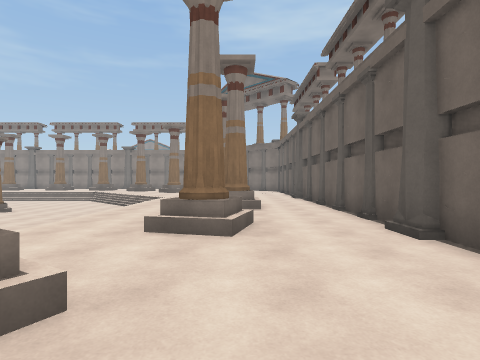
view 1 (above)

19 first-person views from a walk through a scene from a Unity 3-D project. The camera is 1.4 m above the floor, looks level and sees 80° across. The floor is counted in squares, 2 m on a side. Each view is taken from the middle of a square. On the plan, view 1 faces up. The plan holds only what a view shows up to about 10 squares ahead; the rest is blank. The place goes on beyond the plan.

view 2
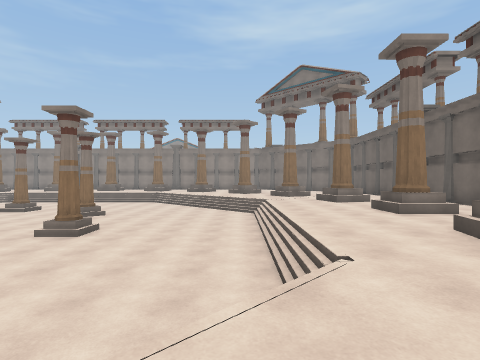

view 3
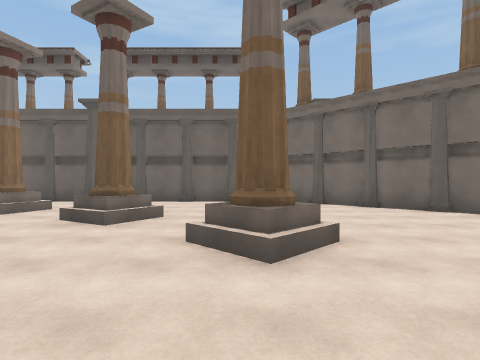

view 4
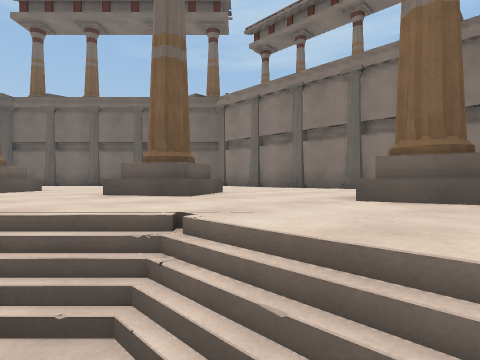

view 5
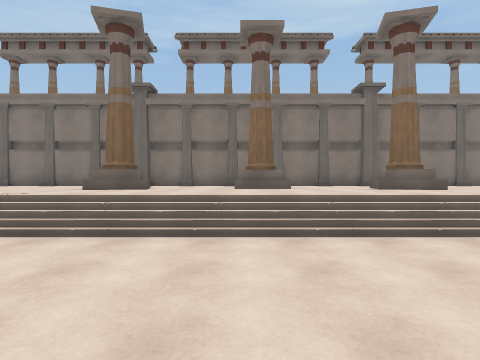

view 6
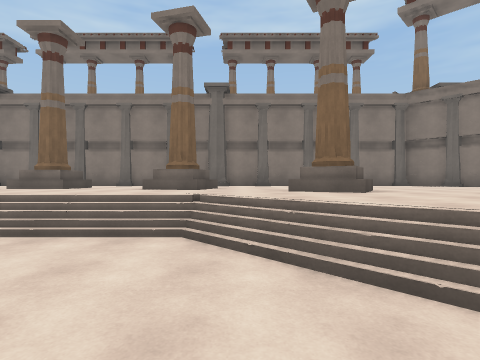

view 7
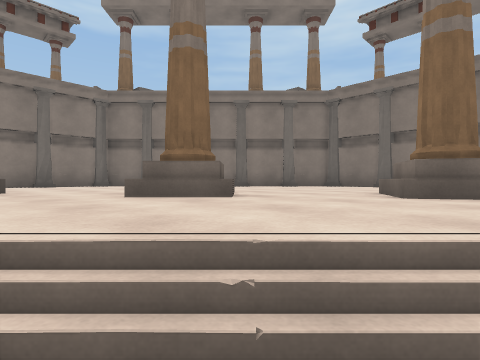

view 8
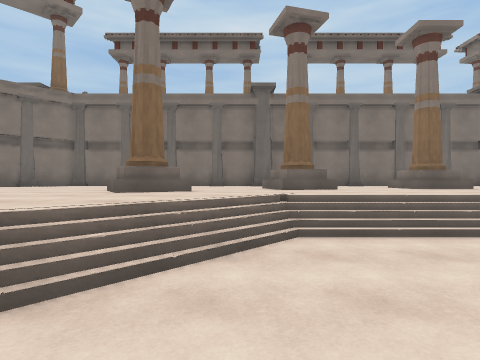

view 9
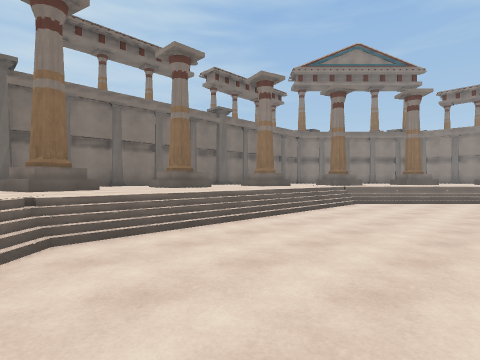

view 10
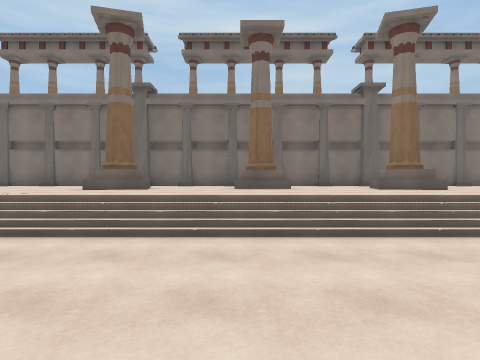

view 11
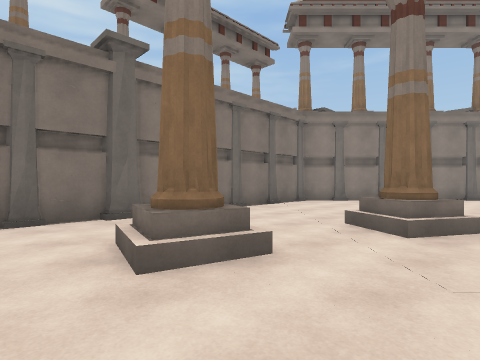

view 12
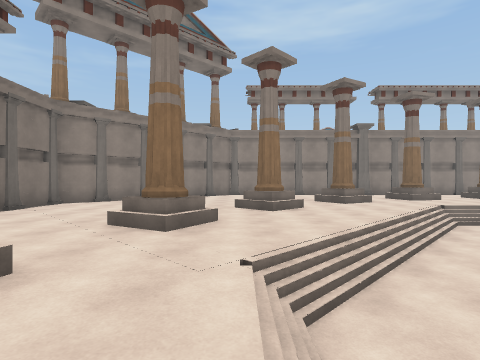

view 13
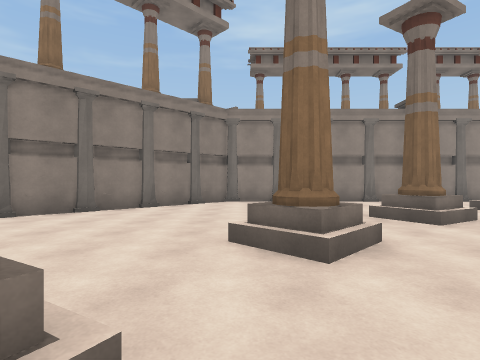

view 14
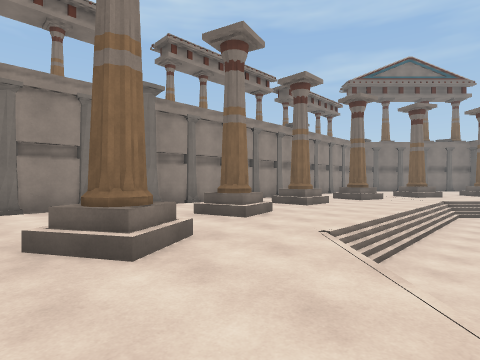

view 15
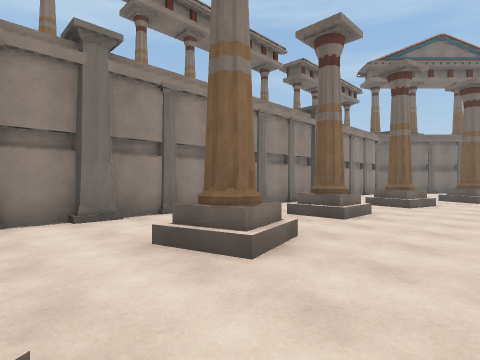

view 16
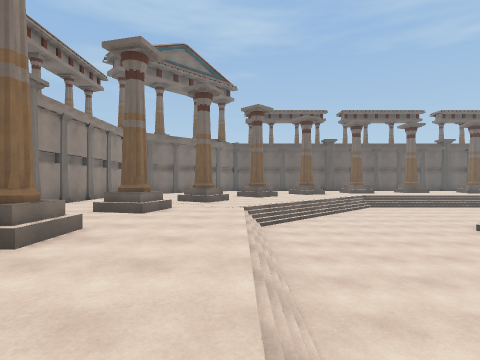

view 17
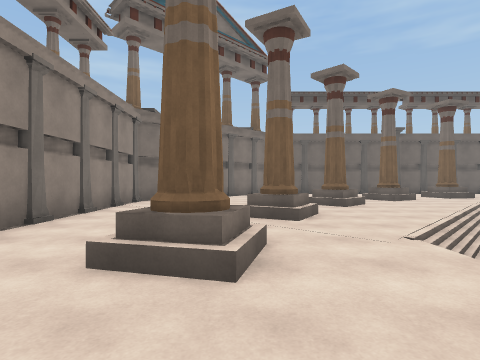

view 18
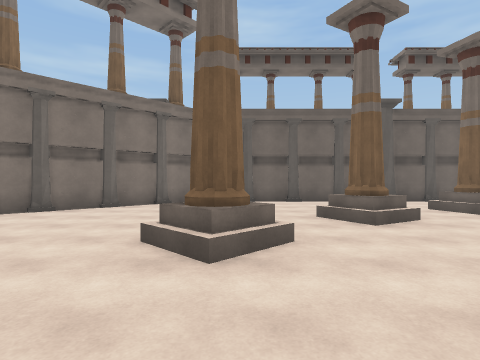

view 19
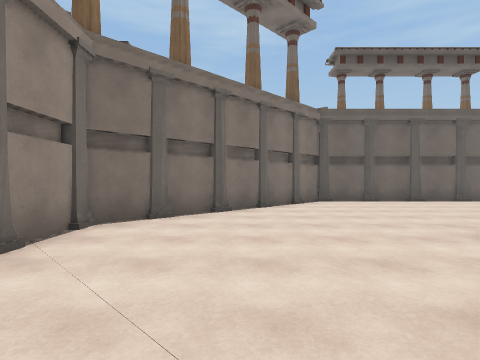

### Floor plan
Key: @ floor where view 1 was taken; # wall or solid block; . main floor; - floor 1 m lower than the main floor; / step, stairs or slope; C column; O other object.
Columns run from 28 left of view 1 to 3 right of it. Each row starts with its distance up from view 1.
 23       ####################
 22      CCC CC..C OC.C..CC.CCC
 21    ##..  ..... ............##
 20   ##C.. ....# .#/.// ......C##
 19   #C... ./..//..../#../.....C#
 18  C..... .#/.//..../../#.......C
 17 #C..... ....////////..........C#
 16 #C.....#.../--------/...#.....C#
 15 #........./----------/.........#
 14 #C../#.../-    -------/...#/..C#
 13 #O.../../--     -------/../  .C#
 12 #  ..../--        ------/....  #
 11 #../#./---      ---C-----///#..#
 10 #C.////---      ---------////.C#
  9 #...../---       --------/.....#
  8 #C.#../----       --C----/..#.C#
  7 #C./../----        ------/../.C#
  6 #...../----         -----/.....#
  5 #C.////----         -----////.C#
  4 #..#///----          ----/.#/..#
  3 #....../---           --/......#
  2 #C.../../- -    -       ../...C#
  1 #C.  #.../---  ---     ...#/..C#
  0 #........./--------   ......@..#
 -1 #C.....#.../--------/...#     C#
 -2 #C.... .....////////......    C#
 -3 #C...  ..#/../....//./#.......C
 -4   #C  ... ..#/....//../ ....C##
 -5   ##  ... ..//.#/./#...  ..C##
 -6     #.... ...............  ##
 -7      CCC.CC..C.CC.C..CC.CC
 -8      #####################

Positions as (right, up) in squares from view 1, and headings:
1: (0, 0), facing up
2: (-4, 1), facing up
3: (-7, -1), facing right
4: (-10, -1), facing down-right
5: (-12, 2), facing down
6: (-17, 2), facing down
7: (-19, 2), facing down-left
8: (-18, 3), facing left
9: (-18, 3), facing up-left
10: (-18, 7), facing left
11: (-22, 9), facing up-left
12: (-22, 9), facing up
13: (-22, 13), facing up
14: (-20, 15), facing up-right
15: (-18, 17), facing up-right
16: (-16, 17), facing right
17: (-12, 19), facing right
18: (-7, 16), facing right
19: (-7, 20), facing right
